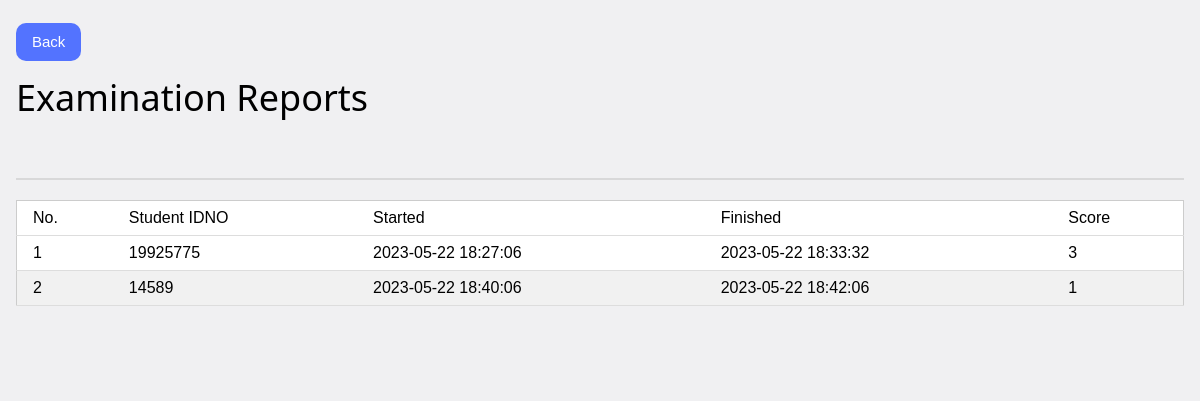
The page /reports/index.php on the database its author committed.
### tables this page shows
CREATE TABLE `studentexam` (
  `studID` int(11) NOT NULL,
  `started` datetime NOT NULL,
  `finished` datetime DEFAULT NULL,
  `score` int(20) DEFAULT NULL
);

### reports/index.php (the view, shortened to what this page needs)
<?php
	include("../includes/config.php");
	include("../includes/header.php");
?>
	<body>
		<div class="w3-container">
			<br>
			<button onclick="location.href='../.'" class="w3-button w3-iskalar border-radius" >Back</button>
			<div class="border-radius">
				<h1>Examination Reports</h1>
				<br>
				<hr style="border:1px solid rgba(0,0,0,0.1);">
				<table class="w3-table-all">
					<thead>
						<tr>
							<td>No.</td>
							<td>Student IDNO</td>
							<td>Started</td>
							<td>Finished</td>
							<td>Score</td>
						</tr>
					</thead>
					<tbody>
					<?php
					$sql ="SELECT * FROM `studentexam` ORDER BY `score` DESC";
					$query=$conn->query($sql);
					$count=1;
					while($row=$query->fetch_assoc()){
					echo "
						<tr>
							<td>".$count."</td>
							<td>".$row['studID']."</td>
							<td>".$row['started']."</td>
							<td>".$row['finished']."</td>
							<td>".$row['score']."</td>
						</tr>
					";
					$count++;
					}
					?>
					</tbody>
				</table>
			</div>
			<br>
			<br>
			<br>
		</div>
	</body>
</html>

### includes/w3.css (style rules this page uses)
html { box-sizing:border-box }
*,*:before,*:after { box-sizing:inherit }
html { -ms-text-size-adjust:100%;-webkit-text-size-adjust:100% }
body { margin:0 }
hr { box-sizing:content-box;height:0;overflow:visible }
button,input,select,textarea,optgroup { font:inherit;margin:0 }
button,input { overflow:visible }
button,select { text-transform:none }
button,[type=button],[type=reset],[type=submit] { --webkit-appearance:button }
html,body { font-family:Verdana,sans-serif;font-size:15px;line-height:1.5 }
html { overflow-x:hidden }
h1 { font-size:36px }
h1,h2,h3,h4,h5,h6 { font-family:"Segoe UI",Arial,sans-serif;font-weight:400;margin:10px 0 }
hr { border:0;border-top:1px solid #eee;margin:20px 0 }
.w3-table,.w3-table-all { border-collapse:collapse;border-spacing:0;width:100%;display:table }
.w3-table-all { border:1px solid #ccc }
.w3-bordered tr,.w3-table-all tr { border-bottom:1px solid #ddd }
.w3-table-all tr:nth-child(odd) { background-color:#fff }
.w3-table-all tr:nth-child(even) { background-color:#f1f1f1 }
.w3-table td,.w3-table th,.w3-table-all td,.w3-table-all th { padding:8px 8px;display:table-cell;text-align:left;vertical-align:top }
.w3-table th:first-child,.w3-table td:first-child,.w3-table-all th:first-child,.w3-table-all td:first-child { padding-left:16px }
.w3-btn,.w3-button { border:none;display:inline-block;padding:8px 16px;vertical-align:middle;overflow:hidden;text-decoration:none;color:inherit;background-color:inherit;text-align:center;cursor:pointer;white-space:nowrap }
.w3-btn,.w3-button { -webkit-touch-callout:none;-webkit-user-select:none;-khtml-user-select:none;-moz-user-select:none;-ms-user-select:none;user-select:none }
.w3-container:after,.w3-container:before,.w3-panel:after,.w3-panel:before,.w3-row:after,.w3-row:before,.w3-row-padding:after,.w3-row-padding:before, .w3-cell-row:before,.w3-cell-row:after,.w3-clear:after,.w3-clear:before,.w3-bar:before,.w3-bar:after { content:"";display:table;clear:both }
.w3-container,.w3-panel { padding:0.01em 16px }
.w3-iskalar,.w3-hover-iskalar:hover { color:#FFF!important;background-color:#5373FF!important }

### includes/header.php (style rules this page uses)
body { background:rgb(240,240,242); }
.border-radius { border-radius:10px; }

### rows shown on the page
studentexam: studID "19925775", started "2023-05-22 18:27:06", finished "2023-05-22 18:33:32", score "3"
studentexam: studID "14589", started "2023-05-22 18:40:06", finished "2023-05-22 18:42:06", score "1"
